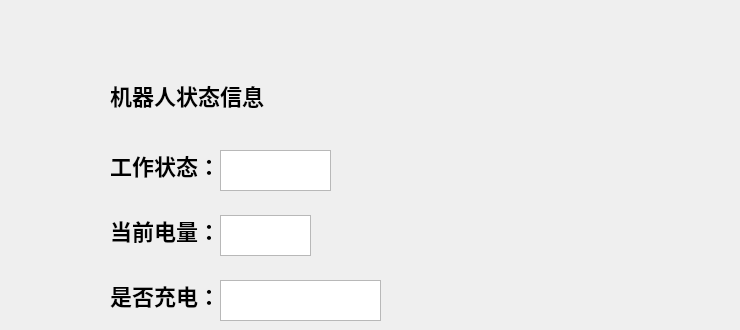
    <widget class="QWidget" name="tab_3">
     <attribute name="icon">
      <iconset>
       <normaloff>../PycharmProjects/Upper/image/rpbot_light1.png</normaloff>
       <normalon>../PycharmProjects/Upper/image/robot_light2.png</normalon>../PycharmProjects/Upper/image/rpbot_light1.png</iconset>
     </attribute>
     <attribute name="title">
      <string>机器人管理</string>
     </attribute>
     <widget class="QLabel" name="label_4">
      <property name="geometry">
       <rect>
        <x>110</x>
        <y>80</y>
        <width>171</width>
        <height>31</height>
       </rect>
      </property>
      <property name="styleSheet">
       <string notr="true">color: rgb(0, 0, 0);
font-size:22px;
font-weight:bold;</string>
      </property>
      <property name="text">
       <string>机器人状态信息</string>
      </property>
     </widget>
     <widget class="QTextEdit" name="text_dianliang">
      <property name="geometry">
       <rect>
        <x>220</x>
        <y>215</y>
        <width>91</width>
        <height>41</height>
       </rect>
      </property>
      <property name="styleSheet">
       <string notr="true">font:14pt;</string>
      </property>
     </widget>
     <widget class="QLabel" name="label_9">
      <property name="geometry">
       <rect>
        <x>280</x>
        <y>50</y>
        <width>81</width>
        <height>81</height>
       </rect>
      </property>
      <property name="styleSheet">
       <string notr="true">image: url(:/icon/image/robot_light.png);
color: rgb(0, 0, 0);</string>
      </property>
      <property name="text">
       <string/>
      </property>
     </widget>
     <widget class="QTextEdit" name="textEdit_3">
      <property name="geometry">
       <rect>
        <x>220</x>
        <y>150</y>
        <width>111</width>
        <height>41</height>
       </rect>
      </property>
      <property name="styleSheet">
       <string notr="true">font:14pt;</string>
      </property>
     </widget>
     <widget class="QLabel" name="label_dianliang_3">
      <property name="geometry">
       <rect>
        <x>110</x>
        <y>280</y>
        <width>101</width>
        <height>31</height>
       </rect>
      </property>
      <property name="styleSheet">
       <string notr="true">color: rgb(0, 0, 0);
font-size:22px;
font-weight:bold;</string>
      </property>
      <property name="text">
       <string>是否充电：</string>
      </property>
     </widget>
     <widget class="QLabel" name="label_37">
      <property name="geometry">
       <rect>
        <x>40</x>
        <y>210</y>
        <width>31</width>
        <height>31</height>
       </rect>
      </property>
      <property name="styleSheet">
       <string notr="true">image: url(:/robot.png);</string>
      </property>
      <property name="text">
       <string/>
      </property>
     </widget>
     <widget class="QLabel" name="label_12">
      <property name="geometry">
       <rect>
        <x>470</x>
        <y>200</y>
        <width>41</width>
        <height>51</height>
       </rect>
      </property>
      <property name="styleSheet">
       <string notr="true">image: url(:/line.png);</string>
      </property>
      <property name="text">
       <string/>
      </property>
     </widget>
     <widget class="QLabel" name="label_15">
      <property name="geometry">
       <rect>
        <x>690</x>
        <y>200</y>
        <width>41</width>
        <height>51</height>
       </rect>
      </property>
      <property name="styleSheet">
       <string notr="true">image: url(:/line.png);</string>
      </property>
      <property name="text">
       <string/>
      </property>
     </widget>
     <widget class="QLabel" name="label_16">
      <property name="geometry">
       <rect>
        <x>230</x>
        <y>200</y>
        <width>41</width>
        <height>51</height>
       </rect>
      </property>
      <property name="styleSheet">
       <string notr="true">image: url(:/line.png);</string>
      </property>
      <property name="text">
       <string/>
      </property>
     </widget>
     <widget class="QTextEdit" name="text_dianliang_2">
      <property name="geometry">
       <rect>
        <x>220</x>
        <y>280</y>
        <width>161</width>
        <height>41</height>
       </rect>
      </property>
      <property name="styleSheet">
       <string notr="true">font:14pt;
Alignment:center;
</string>
      </property>
     </widget>
     <widget class="QLabel" name="label_17">
      <property name="geometry">
       <rect>
        <x>110</x>
        <y>150</y>
        <width>101</width>
        <height>31</height>
       </rect>
      </property>
      <property name="styleSheet">
       <string notr="true">color: rgb(0, 0, 0);
font-size:22px;
font-weight:bold;</string>
      </property>
      <property name="text">
       <string>工作状态：</string>
      </property>
     </widget>
     <widget class="QLabel" name="label_dianliang">
      <property name="geometry">
       <rect>
        <x>110</x>
        <y>215</y>
        <width>101</width>
        <height>31</height>
       </rect>
      </property>
      <property name="styleSheet">
       <string notr="true">color: rgb(0, 0, 0);
font-size:22px;
font-weight:bold;</string>
      </property>
      <property name="text">
       <string>当前电量：</string>
      </property>
     </widget>
    </widget>
